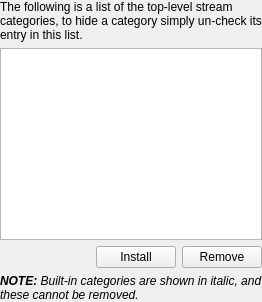
<?xml version="1.0" encoding="UTF-8"?>
<ui version="4.0">
 <class>StreamsSettings</class>
 <widget class="QWidget" name="Form">
  <layout class="QGridLayout" name="layout">
   <property name="margin">
    <number>0</number>
   </property>
   <item row="0" column="0" colspan="3">
    <widget class="QLabel" name="label">
     <property name="text">
      <string>The following is a list of the top-level stream categories, to hide a category simply un-check its entry in this list.</string>
     </property>
     <property name="wordWrap">
      <bool>true</bool>
     </property>
    </widget>
   </item>
   <item row="1" column="0" colspan="3">
    <widget class="QListWidget" name="categories"/>
   </item>
   <item row="2" column="0">
    <spacer name="spacer">
     <property name="orientation">
      <enum>Qt::Horizontal</enum>
     </property>
     <property name="sizeType">
      <enum>QSizePolicy::MinimumExpanding</enum>
     </property>
     <property name="sizeHint" stdset="0">
      <size>
       <width>0</width>
       <height>0</height>
      </size>
     </property>
    </spacer>
   </item>
   <item row="2" column="1">
    <widget class="QPushButton" name="installButton">
     <property name="sizePolicy">
      <sizepolicy hsizetype="Preferred" vsizetype="Fixed">
       <horstretch>0</horstretch>
       <verstretch>0</verstretch>
      </sizepolicy>
     </property>
     <property name="text">
      <string>Install</string>
     </property>
    </widget>
   </item>
   <item row="2" column="2">
    <widget class="QPushButton" name="removeButton">
     <property name="sizePolicy">
      <sizepolicy hsizetype="Preferred" vsizetype="Fixed">
       <horstretch>0</horstretch>
       <verstretch>0</verstretch>
      </sizepolicy>
     </property>
     <property name="text">
      <string>Remove</string>
     </property>
    </widget>
   </item>
   <item row="3" column="0" colspan="3">
    <widget class="QLabel" name="note">
     <property name="text">
      <string>&lt;i&gt;&lt;b&gt;NOTE:&lt;/b&gt; Built-in categories are shown in italic, and these cannot be removed.&lt;/i&gt;</string>
     </property>
     <property name="wordWrap">
      <bool>true</bool>
     </property>
    </widget>
   </item>
  </layout>
 </widget>
 <resources/>
 <connections/>
</ui>
